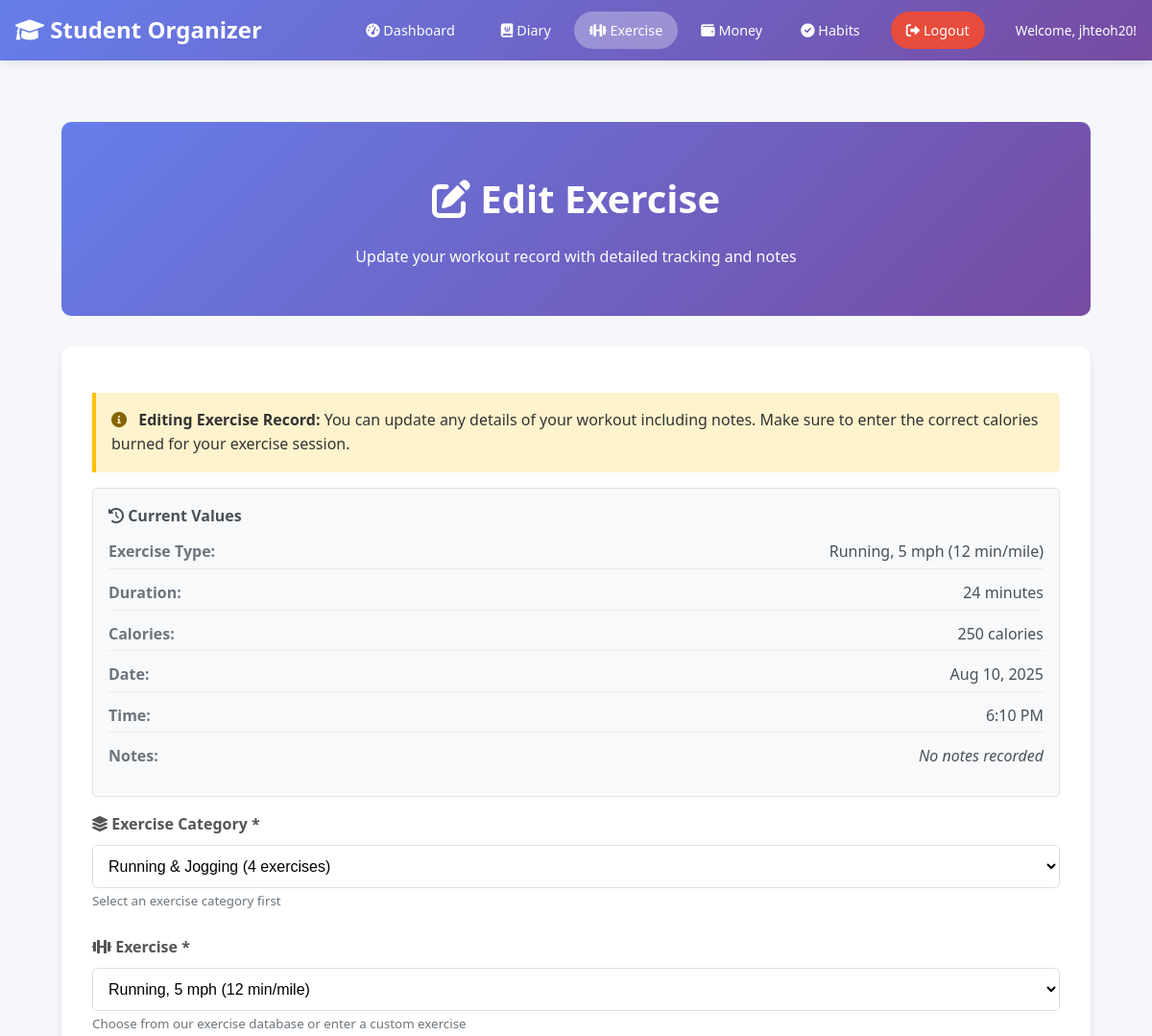
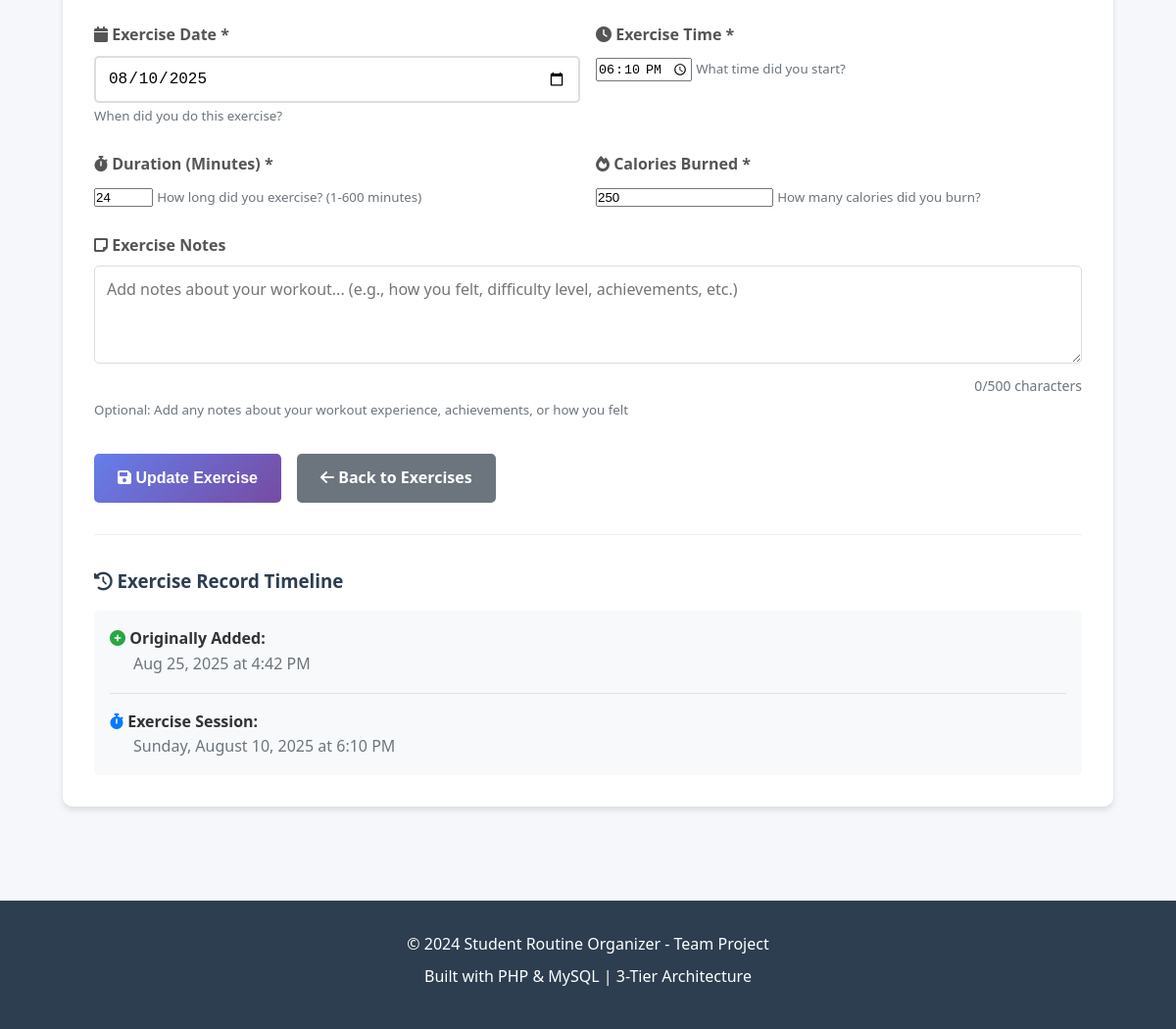
The page /exercises/edit_exercise.php?id=4 (signed in) on the database its author committed (2 pictures, top to bottom).
### tables this page shows
CREATE TABLE `exercise_tracker` (
  `exercise_id` int(11) NOT NULL,
  `user_id` int(11) NOT NULL,
  `exercise_ref_id` int(11) DEFAULT NULL,
  `exercise_type` varchar(100) NOT NULL,
  `duration_minutes` int(11) NOT NULL,
  `calories_burned` int(11) DEFAULT NULL,
  `exercise_date` date NOT NULL,
  `created_at` timestamp NOT NULL DEFAULT current_timestamp(),
  `updated_at` timestamp NOT NULL DEFAULT current_timestamp() ON UPDATE current_timestamp(),
  `exercise_time` time DEFAULT NULL,
  `notes` text DEFAULT NULL
);

### exercises/edit_exercise.php (the view, shortened to what this page needs)
<?php
$errors = [];
$exercise = null;
$exercise_id = isset($_GET['id']) ? (int)$_GET['id'] : 0;
$exercise_options = [];
try {
    $db = new Database();
    $conn = $db->getConnection();
    $stmt = $conn->prepare("SELECT * FROM exercises ORDER BY category, exercise_name");
    $stmt->execute();
    $exercise_options = $stmt->fetchAll(PDO::FETCH_ASSOC);
    $stmt = $conn->prepare("SELECT * FROM exercise_tracker WHERE exercise_id = ? AND user_id = ?");
    $stmt->execute([$exercise_id, $_SESSION['user_id']]);
    $exercise = $stmt->fetch(PDO::FETCH_ASSOC);
} catch(Exception $e) {
    $errors[] = "Error loading exercise: " . $e->getMessage();
}
$grouped_exercises = [];
foreach ($exercise_options as $exercise_option) {
    $grouped_exercises[$exercise_option['category']][] = $exercise_option;
}
$current_exercise_type = $exercise['exercise_type'] ?? '';
$is_custom_exercise = true;
$current_category = '';
foreach ($exercise_options as $exercise_option) {
    if ($exercise_option['exercise_name'] === $current_exercise_type) {
        $is_custom_exercise = false;
        $current_category = $exercise_option['category'];
        break;
    }
}
$category_icons = [
    'Running & Jogging' => 'fas fa-running',
    'Bicycling' => 'fas fa-biking',
    'Yoga & Pilates' => 'fas fa-spa',
    'Gym & Calisthenics' => 'fas fa-dumbbell',
    'Dance' => 'fas fa-music',
    'Sports' => 'fas fa-basketball-ball',
    'Water Activities' => 'fas fa-swimmer',
    'Martial Arts' => 'fas fa-fist-raised',
];
?>
<!DOCTYPE html>
<html lang="en">
<head>
    <link rel="stylesheet" href="../css/style.css">
    <link href="https://cdnjs.cloudflare.com/ajax/libs/font-awesome/6.0.0/css/all.min.css" rel="stylesheet">
</head>
<body>
    <?php include '../includes/header.php'; ?>
    <main class="main-content">
        <div class="welcome-section">
            <h1><i class="fas fa-edit"></i> Edit Exercise</h1>
            <p>Update your workout record with detailed tracking and notes</p>
        </div>
        <div class="container">
            <?php if ($exercise): ?>
                <div class="timestamp-info">
                    <i class="fas fa-info-circle"></i>
                    <strong>Editing Exercise Record:</strong> You can update any details of your workout including notes. Make sure to enter the correct calories burned for your exercise session.
                </div>
                <div class="original-values">
                    <h4><i class="fas fa-history"></i> Current Values</h4>
                    <div class="original-value">
                        <span class="value-label">Exercise Type:</span>
                        <span class="value-content"><?php echo htmlspecialchars($exercise['exercise_type']); ?></span>
                    </div>
                    <div class="original-value">
                        <span class="value-label">Duration:</span>
                        <span class="value-content"><?php echo $exercise['duration_minutes']; ?> minutes</span>
                    </div>
                    <div class="original-value">
                        <span class="value-label">Calories:</span>
                        <span class="value-content"><?php echo $exercise['calories_burned'] ? $exercise['calories_burned'] . ' calories' : 'Not recorded'; ?></span>
                    </div>
                    <div class="original-value">
                        <span class="value-label">Date:</span>
                        <span class="value-content"><?php echo date('M j, Y', strtotime($exercise['exercise_date'])); ?></span>
                    </div>
                    <?php if (isset($exercise['exercise_time'])): ?>
                    <div class="original-value">
                        <span class="value-label">Time:</span>
                        <span class="value-content"><?php echo date('g:i A', strtotime($exercise['exercise_time'])); ?></span>
                    </div>
                    <?php endif; ?>
                    <div class="original-value">
                        <span class="value-label">Notes:</span>
                        <span class="value-content">
                            <?php if (!empty($exercise['notes'])): ?>
                                <div class="notes-display"><?php echo htmlspecialchars($exercise['notes']); ?></div>
                            <?php else: ?>
                                <em>No notes recorded</em>
                            <?php endif; ?>
                        </span>
                    </div>
                </div>
                <form method="POST" action="">
                    <div class="form-group">
                        <label for="exercise_category">
                            <i class="fas fa-layer-group"></i> Exercise Category *
                        </label>
                        <select id="exercise_category" name="exercise_category" class="exercise-select" required>
                            <?php foreach ($grouped_exercises as $category => $exercises): ?>
                                <option value="<?php echo htmlspecialchars($category); ?>"
                                        data-icon="<?php echo $category_icons[$category] ?? 'fas fa-dumbbell'; ?>"
                                        <?php
                                        $selected = '';
                                        if (isset($_POST['exercise_category'])) {
                                            $selected = ($_POST['exercise_category'] === $category) ? 'selected' : '';
                                        } else {
                                            if (!$is_custom_exercise && $current_category === $category) {
                                                $selected = 'selected';
                                            }
                                        }
                                        echo $selected;
                                        ?>>
                                    <?php echo htmlspecialchars($category); ?> (<?php echo count($exercises); ?> exercises)
                                </option>
                            <?php endforeach; ?>
                        </select>
                        <small class="text-muted">Select an exercise category first</small>
                    </div>
                    <div class="form-group">
                        <label for="exercise_type">
                            <i class="fas fa-dumbbell"></i> Exercise *
                        </label>
                        <div class="exercise-dropdown">
                            <select id="exercise_type" name="exercise_type" class="exercise-select" required disabled>
                                <option value="">Select a category first...</option>
                            </select>
                        </div>
                        <small class="text-muted">Choose from our exercise database or enter a custom exercise</small>
                    </div>
                    <div class="time-date-grid">
                        <div class="form-group">
                            <label for="exercise_date">
                                <i class="fas fa-calendar"></i> Exercise Date *
                            </label>
                            <input type="date"
                                   id="exercise_date"
                                   name="exercise_date"
                                   value="<?php echo isset($_POST['exercise_date']) ? htmlspecialchars($_POST['exercise_date']) : $exercise['exercise_date']; ?>"
                                   max="<?php echo date('Y-m-d'); ?>"
                                   required>
                            <small class="text-muted">When did you do this exercise?</small>
                        </div>
                        <div class="form-group">
                            <label for="exercise_time">
                                <i class="fas fa-clock"></i> Exercise Time *
                            </label>
                            <input type="time"
                                   id="exercise_time"
                                   name="exercise_time"
                                   value="<?php
                                   if (isset($_POST['exercise_time'])) {
                                       echo htmlspecialchars($_POST['exercise_time']);
                                   } elseif (isset($exercise['exercise_time'])) {
                                       echo $exercise['exercise_time'];
                                   } else {
                                       echo '12:00';
                                   }
                                   ?>"
                                   required>
                            <small class="text-muted">What time did you start?</small>
                        </div>
                    </div>
                    <div class="duration-calories-grid">
                        <div class="form-group">
                            <label for="duration_minutes">
                                <i class="fas fa-stopwatch"></i> Duration (Minutes) *
                            </label>
                            <input type="number"
                                   id="duration_minutes"
                                   name="duration_minutes"
                                   value="<?php echo isset($_POST['duration_minutes']) ? htmlspecialchars($_POST['duration_minutes']) : $exercise['duration_minutes']; ?>"
                                   min="1"
                                   max="600"
                                   placeholder="e.g., 30"
                                   required>
                            <small class="text-muted">How long did you exercise? (1-600 minutes)</small>
                        </div>
                        <div class="form-group">
                            <label for="calories_burned">
                                <i class="fas fa-fire"></i> Calories Burned *
                            </label>
                            <input type="number"
                                   id="calories_burned"
                                   name="calories_burned"
                                   value="<?php echo isset($_POST['calories_burned']) ? htmlspecialchars($_POST['calories_burned']) : ($exercise['calories_burned'] ?? ''); ?>"
                                   min="1"
                                   placeholder="e.g., 250"
                                   required>
                            <small class="text-muted">How many calories did you burn?</small>
                        </div>
                    </div>
                    <div class="form-group">
                        <label for="notes">
                            <i class="fas fa-sticky-note"></i> Exercise Notes
                        </label>
                        <textarea id="notes"
                                  name="notes"
                                  class="notes-textarea"
                                  placeholder="Add notes about your workout... (e.g., how you felt, difficulty level, achievements, etc.)"
                                  maxlength="500"><?php
                        ?></textarea>
                        <div id="char-counter" class="char-counter">
                            <span id="char-count">0</span>/500 characters
                        </div>
                        <small class="text-muted">Optional: Add any notes about your workout experience, achievements, or how you felt</small>
                    </div>
                    <div style="display: flex; gap: 1rem; margin-top: 2rem;">
                        <button type="submit" class="btn btn-primary">
                            <i class="fas fa-save"></i> Update Exercise
                        </button>
                        <a href="index.php" class="btn" style="background-color: #6c757d; color: white;">
                            <i class="fas fa-arrow-left"></i> Back to Exercises
                        </a>
                    </div>
                </form>
                <div style="margin-top: 2rem; padding-top: 2rem; border-top: 1px solid #eee;">
                    <h3><i class="fas fa-history"></i> Exercise Record Timeline</h3>
                    <div style="background: #f8f9fa; padding: 1rem; border-radius: 5px;">
                        <div style="display: grid; grid-template-columns: 1fr 1fr; gap: 1rem;">
                            <div>
                                <p><strong><i class="fas fa-plus-circle" style="color: #28a745;"></i> Originally Added:</strong></p>
                                <p style="margin-left: 1.5rem; color: #6c757d;">
                                    <?php echo date('M j, Y \a\t g:i A', strtotime($exercise['created_at'])); ?>
                                </p>
                            </div>
                        </div>
                        <?php if (isset($exercise['exercise_time'])): ?>
                        <div style="margin-top: 1rem; padding-top: 1rem; border-top: 1px solid #dee2e6;">
                            <p><strong><i class="fas fa-stopwatch" style="color: #007bff;"></i> Exercise Session:</strong></p>
                            <p style="margin-left: 1.5rem; color: #6c757d;">
                                <?php
                                echo date('l, F j, Y', strtotime($exercise['exercise_date']));
                                if (isset($exercise['exercise_time'])) {
                                    echo ' at ' . date('g:i A', strtotime($exercise['exercise_time']));
                                }
                                ?>
                            </p>
                        </div>
                        <?php endif; ?>
                    </div>
                </div>
            <?php endif; ?>
        </div>
    </main>
    <?php include '../includes/footer.php'; ?>
</body>
</html>

### rows shown on the page
exercise_tracker: exercise_type "Running, 5 mph (12 min/mile)", duration_minutes "24", calories_burned "250", exercise_date "Aug 10, 2025", exercise_time "6:10 PM", exercise_date "08/10/2025", exercise_time "18:10:00", created_at "Aug 25, 2025 at 4:42 PM", exercise_date "Sunday, August 10, 2025"

### other values the page prints
$_SESSION['username'] "jhteoh20"
form field exercise_category "Running & Jogging (4 exercises)"
